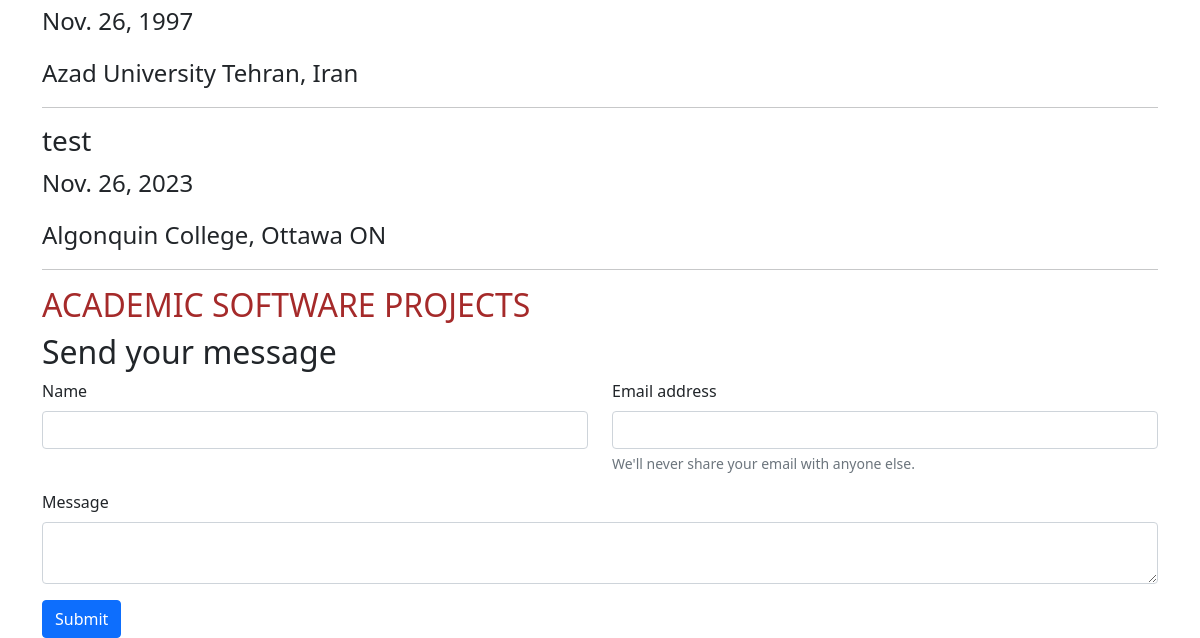
/ (lower part), run on an earlier commit of the app's database.
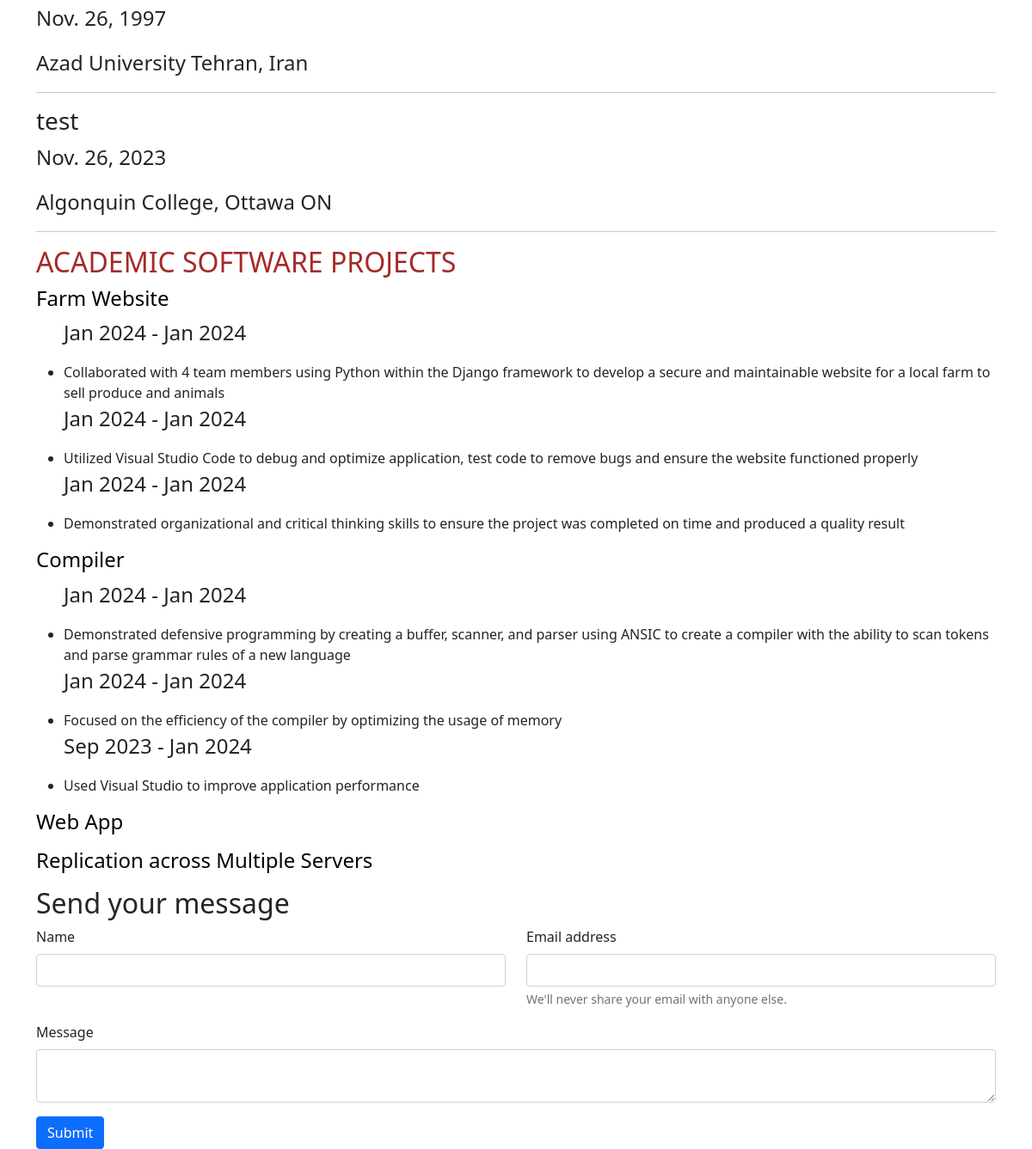
And on a later commit of the database.
### main/models.py (models this page shows, shortened)
class Education(models.Model):
    title = models.CharField(max_length=250)
    date = models.DateField()
    address = models.CharField(max_length=250)

class AcademicProjectCategory(models.Model):
    name = models.CharField(max_length=150)

class AcademicProject(models.Model):
    text = models.TextField()
    date_start = models.DateField()
    date_end = models.DateField()
    category = models.ForeignKey("main.AcademicProjectCategory", on_delete=models.CASCADE, null=True, related_name='projects')

### main/views.py (the view, shortened to what this page needs)
# urls.py: 2. Add a URL to urlpatterns:  path('', views.home, name='home')
def home(request):
    log = None
    e = Education.objects.all()
    q = Qualification.objects.all()
    p = Profile.objects.first()
    a = AcademicProjectCategory.objects.all()
    context = {
        'educations': e,
        'qualifications': q,
        'profile': p,
        'AcademicProjectCategories': a,
        'log':log
    }
    return render(request,'home.html',context)

### templates/home.html (shortened to what this page needs)
{% load static %}
<!DOCTYPE html>
<html lang="en">
    <head>
        <link rel="stylesheet" href="{% static 'style.css' %}">
        <link rel="stylesheet" href="{% static 'bootstrap.min.css' %}">
    </head>
    <body>
        <div class="container">
            <br>
            {% for education in educations %}
                <h3>{{education.title}}</h3>
                <p>{{education.date}}</p>
                <p>{{education.address}}</p>
                <hr>
            {% endfor %}
            <h2 class = 'text-brown'> ACADEMIC SOFTWARE PROJECTS</h2>
            {% for category in AcademicProjectCategories %}
            <h4 class = 'text-black'> {{category.name}} </h4>
            <ul>
                {% for AcademicProject in category.projects.all %}
                <p>{{AcademicProject.date_start|date:"M Y"}} - {{AcademicProject.date_end|date:"M Y"}}</p>
                <li> {{AcademicProject.text}}</li>
                {% endfor %}
            </ul>
            {% endfor %}
            <h2>Send your message</h2>
            <form method="post">
                <div class="row">
                    <div class="col-6 mb-3">
                        <label for="name-input" class="form-label">Name</label>
                        <input name="name" type="text" class="form-control" id="name-input" required>
                    </div>
                    <div class="col-6 mb-3">
                        <label for="exampleInputEmail1" class="form-label">Email address</label>
                        <input name="email" type="email" class="form-control" id="exampleInputEmail1" aria-describedby="emailHelp" required>
                        <div id="emailHelp" class="form-text">We'll never share your email with anyone else.</div>
                    </div>
                    <div class="col-12 mb-3">
                        <label for="msg" class="form-label">Message</label>
                        <textarea name="text" id="msg" class="form-control" required></textarea>
                    </div>
                </div>
                <button type="submit" class="btn btn-primary">Submit</button>
            </form>
        </div>
    </body>
</html>

What changed in the data, as far as the page shows it:
added AcademicProjectCategory: name "Farm Website"
added AcademicProject: date_start "Jan 2024", date_end "Jan 2024", text "Collaborated with 4 team members using Python within the Django framework to develop a secure and maintainable website for a local farm to sell produce and animals", shown under "Farm Website"
added AcademicProject: date_start "Jan 2024", date_end "Jan 2024", text "Utilized Visual Studio Code to debug and optimize application, test code to remove bugs and ensure the website functioned properly", shown under "Farm Website"
added AcademicProject: date_start "Jan 2024", date_end "Jan 2024", text "Demonstrated organizational and critical thinking skills to ensure the project was completed on time and produced a quality result", shown under "Farm Website"
added AcademicProjectCategory: name "Compiler"
added AcademicProject: date_start "Jan 2024", date_end "Jan 2024", text "Demonstrated defensive programming by creating a buffer, scanner, and parser using ANSIC to create a compiler with the ability to scan tokens and parse grammar rules of a new language", shown under "Compiler"
added AcademicProject: date_start "Jan 2024", date_end "Jan 2024", text "Focused on the efficiency of the compiler by optimizing the usage of memory", shown under "Compiler"
added AcademicProject: date_start "Sep 2023", date_end "Jan 2024", text "Used Visual Studio to improve application performance", shown under "Compiler"
added AcademicProjectCategory: name "Web App"
added AcademicProjectCategory: name "Replication across Multiple Servers"
